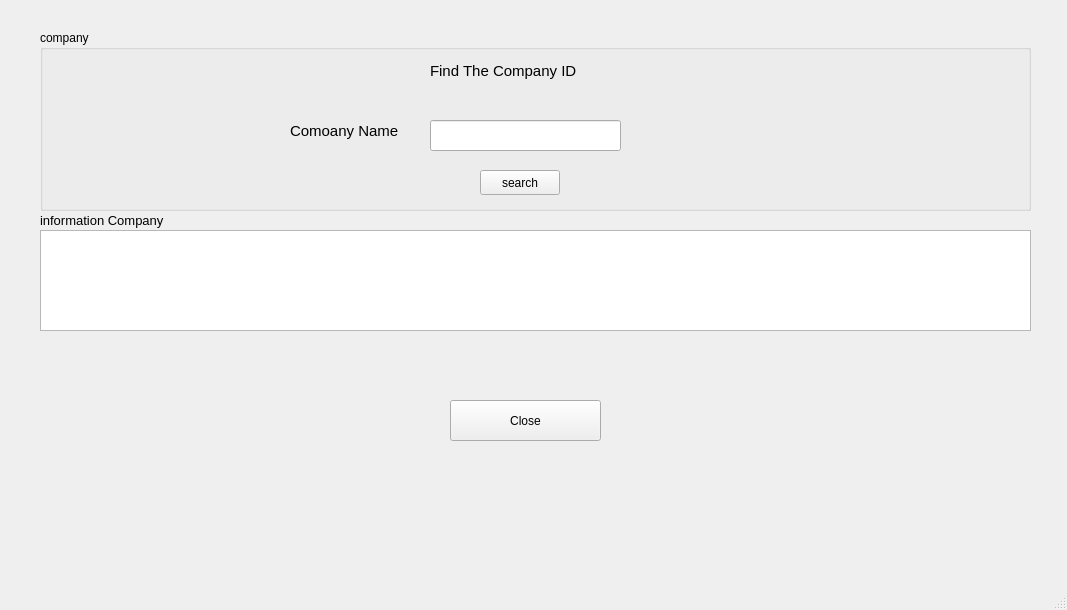
<?xml version="1.0" encoding="UTF-8"?>
<ui version="4.0">
 <class>FindIDCompany</class>
 <widget class="QMainWindow" name="FindIDCompany">
  <property name="geometry">
   <rect>
    <x>0</x>
    <y>0</y>
    <width>1067</width>
    <height>610</height>
   </rect>
  </property>
  <property name="windowTitle">
   <string>MainWindow</string>
  </property>
  <widget class="QWidget" name="centralwidget">
   <widget class="QGroupBox" name="groupbox_car">
    <property name="geometry">
     <rect>
      <x>40</x>
      <y>30</y>
      <width>991</width>
      <height>181</height>
     </rect>
    </property>
    <property name="font">
     <font>
      <pointsize>9</pointsize>
     </font>
    </property>
    <property name="title">
     <string>company</string>
    </property>
    <widget class="QLabel" name="label">
     <property name="geometry">
      <rect>
       <x>90</x>
       <y>70</y>
       <width>161</width>
       <height>41</height>
      </rect>
     </property>
     <property name="text">
      <string/>
     </property>
    </widget>
    <widget class="QLabel" name="label_2">
     <property name="geometry">
      <rect>
       <x>390</x>
       <y>20</y>
       <width>201</width>
       <height>41</height>
      </rect>
     </property>
     <property name="font">
      <font>
       <pointsize>11</pointsize>
      </font>
     </property>
     <property name="text">
      <string>Find The Company ID</string>
     </property>
    </widget>
    <widget class="QLabel" name="label_3">
     <property name="geometry">
      <rect>
       <x>250</x>
       <y>70</y>
       <width>131</width>
       <height>61</height>
      </rect>
     </property>
     <property name="font">
      <font>
       <pointsize>11</pointsize>
      </font>
     </property>
     <property name="text">
      <string>Comoany Name</string>
     </property>
    </widget>
    <widget class="QLineEdit" name="lineEdit">
     <property name="geometry">
      <rect>
       <x>390</x>
       <y>90</y>
       <width>191</width>
       <height>31</height>
      </rect>
     </property>
     <property name="text">
      <string/>
     </property>
     <property name="echoMode">
      <enum>QLineEdit::Normal</enum>
     </property>
    </widget>
    <widget class="QPushButton" name="pushButton_inquiryCar">
     <property name="geometry">
      <rect>
       <x>440</x>
       <y>140</y>
       <width>80</width>
       <height>25</height>
      </rect>
     </property>
     <property name="text">
      <string>search</string>
     </property>
    </widget>
   </widget>
   <widget class="QLabel" name="label_4">
    <property name="geometry">
     <rect>
      <x>40</x>
      <y>210</y>
      <width>201</width>
      <height>21</height>
     </rect>
    </property>
    <property name="font">
     <font>
      <pointsize>10</pointsize>
     </font>
    </property>
    <property name="text">
     <string>information Company</string>
    </property>
   </widget>
   <widget class="QLabel" name="label_5">
    <property name="geometry">
     <rect>
      <x>300</x>
      <y>360</y>
      <width>441</width>
      <height>20</height>
     </rect>
    </property>
    <property name="text">
     <string/>
    </property>
    <property name="alignment">
     <set>Qt::AlignCenter</set>
    </property>
   </widget>
   <widget class="QPushButton" name="pushButton">
    <property name="geometry">
     <rect>
      <x>450</x>
      <y>400</y>
      <width>151</width>
      <height>41</height>
     </rect>
    </property>
    <property name="text">
     <string>Close</string>
    </property>
   </widget>
   <widget class="QTableView" name="tableView">
    <property name="geometry">
     <rect>
      <x>40</x>
      <y>230</y>
      <width>991</width>
      <height>101</height>
     </rect>
    </property>
   </widget>
  </widget>
  <widget class="QMenuBar" name="menubar">
   <property name="geometry">
    <rect>
     <x>0</x>
     <y>0</y>
     <width>1067</width>
     <height>25</height>
    </rect>
   </property>
  </widget>
  <widget class="QStatusBar" name="statusbar"/>
 </widget>
 <resources/>
 <connections/>
</ui>
